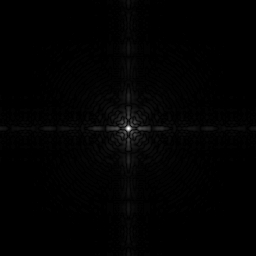
#> input picture Lab1/Lab#1/pic2.jpg, 256 x 256 px, given in place of pic1.jpg, which was not available
$ python FirstLab.py
#> lines starting #> are read from the running program, lines starting #| are printed output that depends on the picture; pictures that were not available may be replaced by others from this repository, and a replacement may not be noted
import numpy as np
import scipy as sp
import matplotlib.pyplot as plt
from PIL import Image
from scipy.ndimage import median_filter
from scipy.signal import convolve2d
imgs = [Image.open(f"pic{i}.jpg")  for i in range(1,10)]
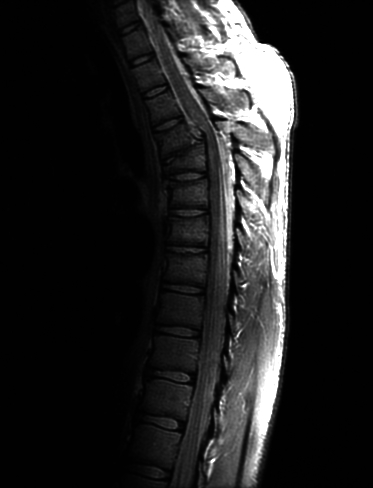
#> input picture Lab1/Lab#1/pic3.jpg, 373 x 488 px
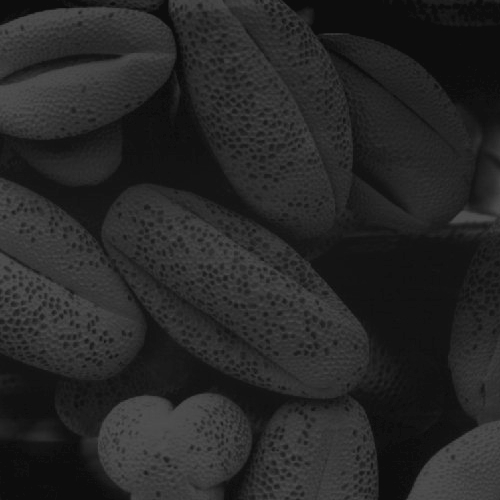
#> input picture Lab1/Lab#1/pic5.jpg, 500 x 500 px
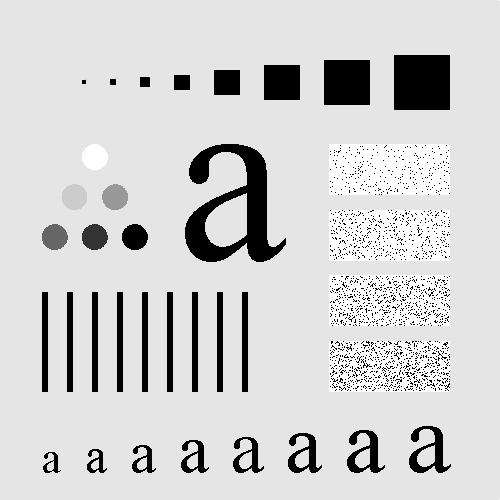
#> input picture Lab1/Lab#1/pic6.jpg, 500 x 500 px
#> (the run stopped early here; a loop or call above may not have finished)
